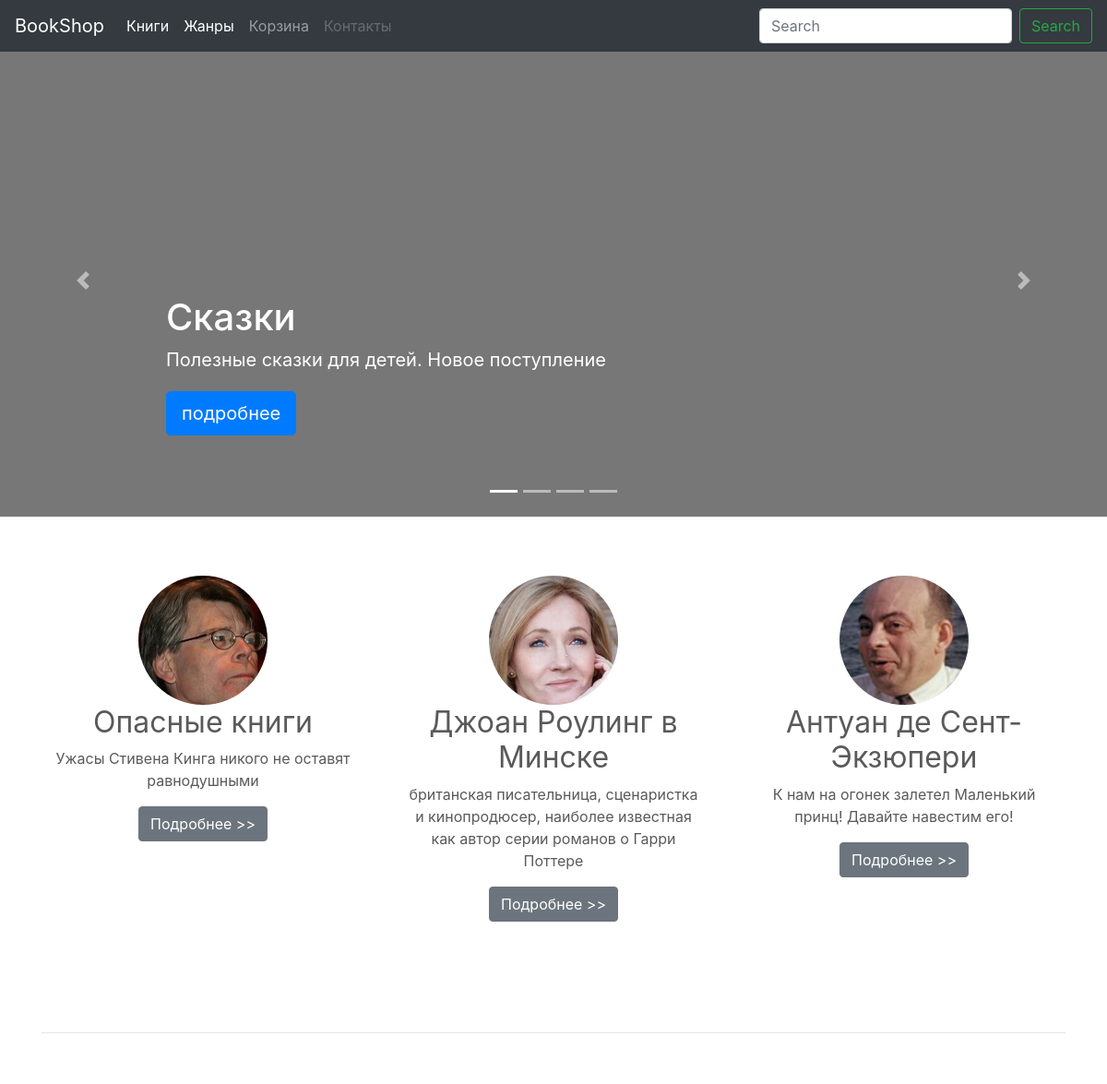
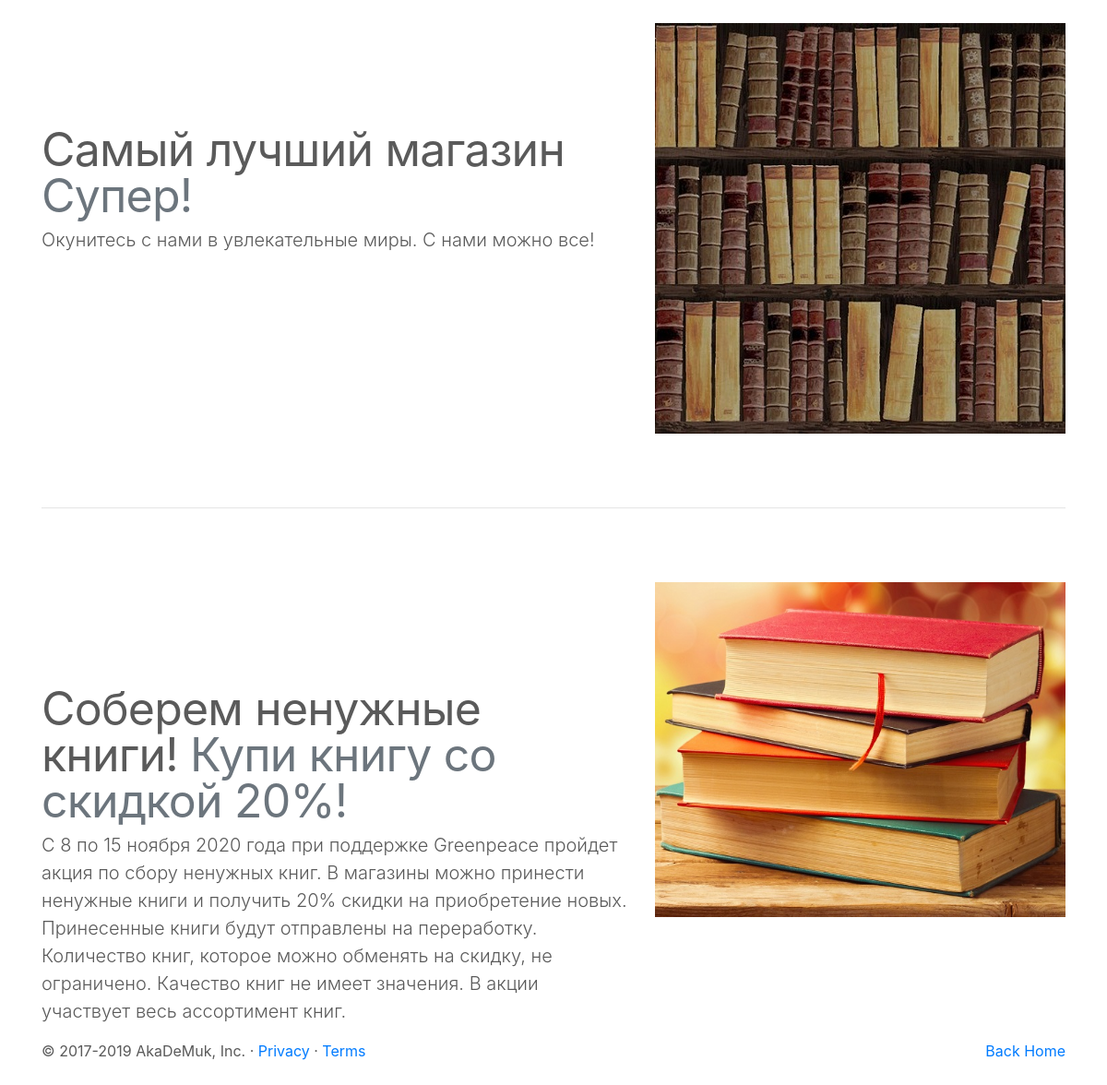
The page / on the database its author committed (2 pictures, top to bottom).
### main/models.py (models this page shows, shortened)
class Carousel(models.Model):
    name=models.CharField(max_length=50, verbose_name="Название слайда")
    text=models.TextField (blank=True, null=True, verbose_name="Текст для отображения")
    image=models.ImageField(upload_to='carousel/', blank=True, null=True, verbose_name="картинка карусели")
    link = models.CharField(max_length=100, verbose_name="Ссылка перехода" )
    button = models.CharField(max_length=50, verbose_name="Название перехода", blank=True, null=True, default = 'Подробнее >>')

class Marketing(models.Model):
    name=models.CharField(max_length=50, verbose_name="Название")
    text=models.TextField (verbose_name="Текст для отображения")
    image=models.ImageField(upload_to='marketing/', verbose_name="Изображение")
    link = models.CharField(max_length=100, verbose_name="Ссылка перехода")
    button = models.CharField(max_length=50, verbose_name="Название перехода", blank=True, null=True, default = 'Подробнее >>')

class Feature(models.Model):
    name=models.CharField(max_length=50, verbose_name="Название")
    text_muted=models.CharField(max_length=100, verbose_name="Второй текст")
    text=models.TextField (verbose_name="Текст для отображения")
    image=models.ImageField(upload_to='features/', verbose_name="Изображение")
    link = models.CharField(max_length=100, verbose_name="Ссылка перехода")

### main/views.py (the view)
# urls.py: path('', views.ViewMain.as_view(), name="main"),
class ViewMain(ListView):
    template_name = 'main.html'
    model=Carousel
    def get_context_data(self, **kwargs):
        context = super(ViewMain, self).get_context_data(**kwargs)
        context.update({
            'marketing_list': Marketing.objects.all(),
            'features_list': Feature.objects.all(),
        })
        return context

### main/templates/main.html (shortened to what this page needs)
{% extends 'base.html' %}
{% block content %}
    <div id="myCarousel" class="carousel slide" data-ride="carousel">
        <ol class="carousel-indicators">
            {% for obj in object_list %}
                {% if  forloop.first%}
                    <li data-target="#myCarousel" data-slide-to="{{forloop.count}}" class="active"></li>
                {% else %}
                    <li data-target="#myCarousel" data-slide-to="{{forloop.count}}"></li>
                {% endif %}
            {% endfor %}
        </ol>
        <div class="carousel-inner">
            {% for obj in object_list %}
                {% if  forloop.first%}
                    <div class="carousel-item active">
                {% else %}
                    <div class="carousel-item">
                {% endif %}
                        {% if obj.image %}
                            <a href="{{obj.link}}"><img class="bd-placeholder-img" width="100%" height="100%" src="{{obj.image.url}}" max-height="80%"></a>
                        {% else %}
                            <svg class="bd-placeholder-img" width="100%" height="100%" xmlns="http://www.w3.org/2000/svg" preserveAspectRatio="xMidYMid slice" focusable="false" role="img"><rect width="100%" height="100%" fill="#777"/></svg>
                        {% endif %}
                        <div class="container">
                            <div class="carousel-caption text-left">
                                <h1>{{obj.name}}</h1>
                                <p>{{obj.text}}</p>
                                <p><a class="btn btn-lg btn-primary" href="{{obj.link}}" role="button">{{obj.button}}</a></p>
                            </div>
                        </div>
                    </div>
            {% endfor %}
        </div>
        <a class="carousel-control-prev" href="#myCarousel" role="button" data-slide="prev">
            <span class="carousel-control-prev-icon" aria-hidden="true"></span>
        </a>
        <a class="carousel-control-next" href="#myCarousel" role="button" data-slide="next">
            <span class="carousel-control-next-icon" aria-hidden="true"></span>
        </a>
    </div>
  <div class="container marketing">
    <div class="row">
        {% for  market in marketing_list  %}
            <div class="col-lg-4">
                <img src="{{market.image.url}}" class="bd-placeholder-img rounded-circle" width="140" height="140">
                <h2>{{market.name}}</h2>
                <p>{{market.text}}</p>
                <p><a class="btn btn-secondary" href="{{market.link}}" role="button">{{market.button}}</a></p>
            </div>
        {% endfor %}
    </div>
    {% for feature in  features_list%}
        <hr class="featurette-divider">
        <div class="row featurette">
            <div class="col-md-7">
                <h2 class="featurette-heading">{{feature.name}} <span class="text-muted">{{feature.text_muted}}</span></h2>
                <p class="lead">{{feature.text}}</p>
            </div>
            <div class="col-md-5">
                <a href="{{feature.link}}"><img class="bd-placeholder-img bd-placeholder-img-lg featurette-image img-fluid mx-auto" width="500" height="500" src="{{feature.image.url}}"></a>
            </div>
        </div>
    {% endfor %}
  </div>
{% endblock  %}

### static/css/carousel.css (style rules this page uses)
body { padding-top: 3rem; padding-bottom: 3rem; color: #5a5a5a; }
.carousel { margin-bottom: 4rem; }
.carousel-caption { bottom: 3rem; z-index: 10; }
.carousel-item { height: 32rem; }
.marketing .col-lg-4 { margin-bottom: 1.5rem; text-align: center; }
.marketing h2 { font-weight: 400; }
.marketing .col-lg-4 p { margin-right: .75rem; margin-left: .75rem; }
.featurette-divider { margin: 5rem 0; }
.featurette-heading { font-weight: 300; line-height: 1; letter-spacing: -.05rem; }
@media (min-width: 40em) { .carousel-caption p { margin-bottom: 1.25rem; font-size: 1.25rem; line-height: 1.4; } }
@media (min-width: 40em) { .featurette-heading { font-size: 50px; } }
@media (min-width: 62em) { .featurette-heading { margin-top: 7rem; } }

### bookshop/templates/base.html (style rules this page uses)
.bd-placeholder-img { font-size: 1.125rem; text-anchor: middle; -webkit-user-select: none; -moz-user-select: none; -ms-user-select: none; user-select: none; }
@media (min-width: 768px) { .bd-placeholder-img-lg { font-size: 3.5rem; } }

### rows shown on the page
Carousel: name "Сказки", text "Полезные сказки для детей. Новое поступление", button "подробнее"
Marketing: image (picture), name "Опасные книги", text "Ужасы Стивена Кинга никого не оставят равнодушными", button "Подробнее >>"
Marketing: image (picture), name "Джоан Роулинг в Минске", text "британская писательница, сценаристка и кинопродюсер, наиболее известная как автор серии романов о Гарри Поттере", button "Подробнее >>"
Marketing: image (picture), name "Антуан де Сент-Экзюпери", text "К нам на огонек залетел Маленький принц! Давайте навестим его!", button "Подробнее >>"
Feature: name "Самый лучший магазин", text_muted "Супер!", text "Окунитесь с нами в увлекательные миры. С нами можно все!", image (picture)
Feature: name "Соберем ненужные книги!", text_muted "Купи книгу со скидкой 20%!", text "С 8 по 15 ноября 2020 года при поддержке Greenpeace пройдет акция по сбору ненужных книг. В магазины можно принести ненужные книги и получить 20% скидки на приобретение новых. Принесенные книги будут отправлены на переработку. Количество книг, которое можно обменять на скидку, не ограничено. Качество книг не имеет значения. В акции участвует весь ассортимент книг.", image (picture)
